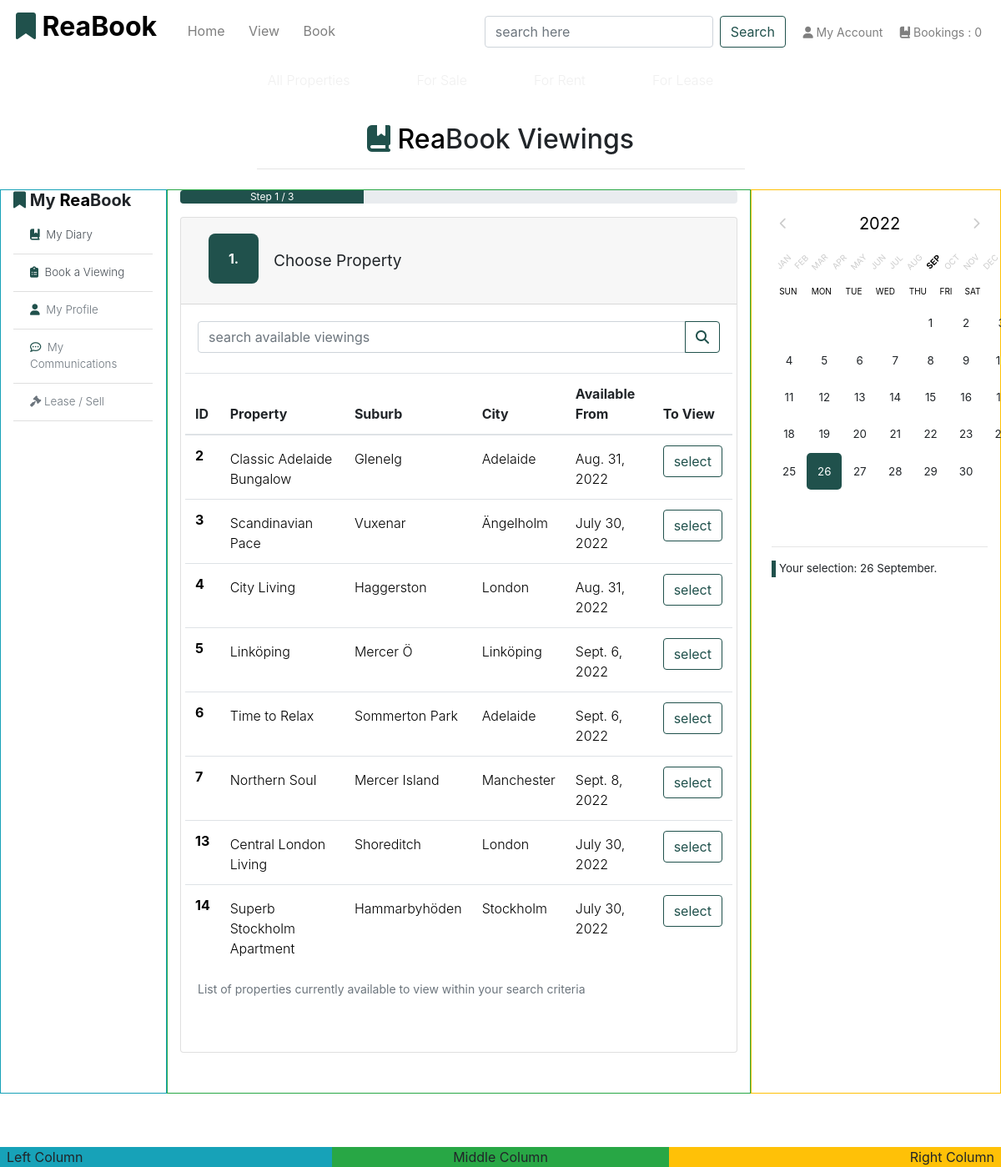
/book/ (signed in), run on an earlier commit of the app's database.
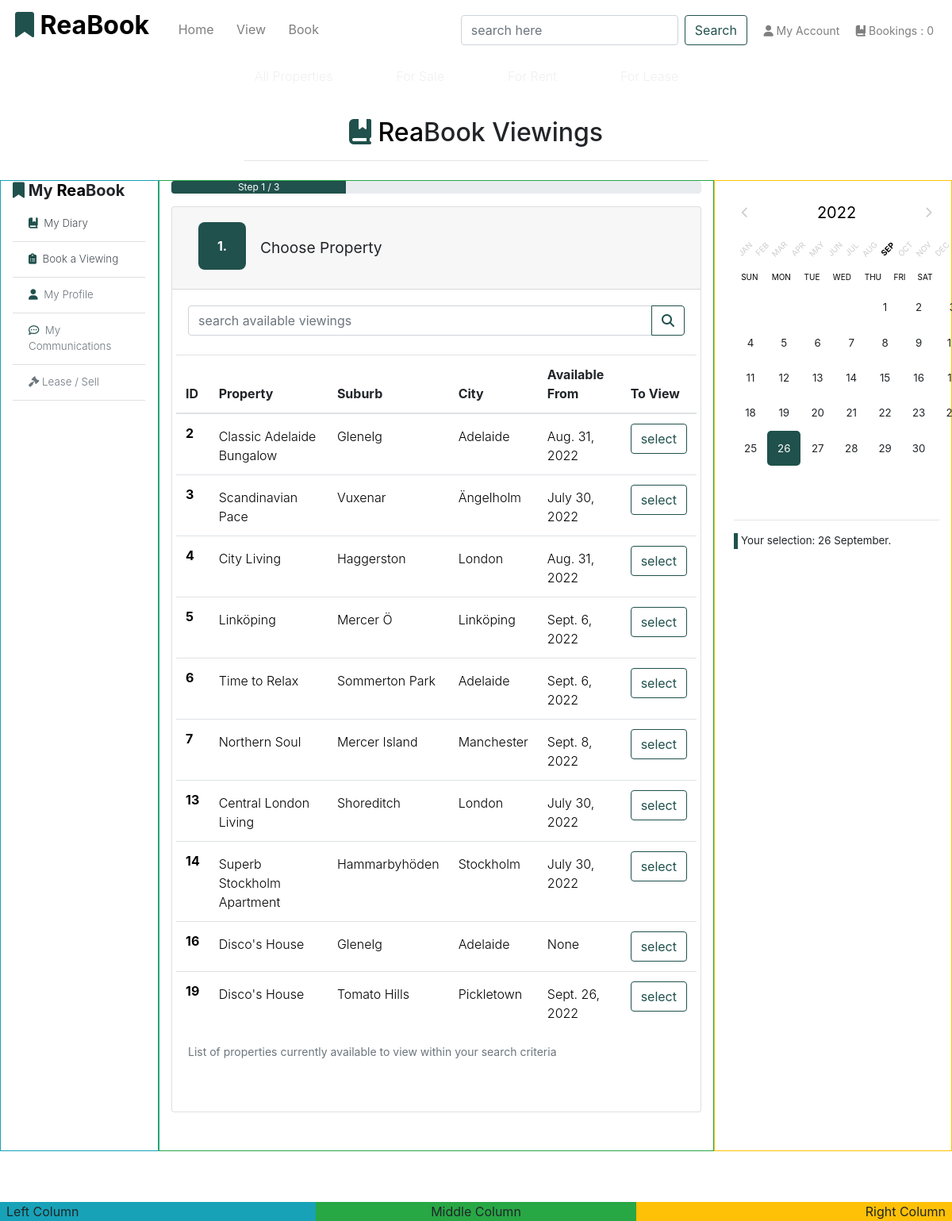
And on a later commit of the database.
### app_properties/models.py (models this page shows, shortened)
class Property(models.Model):
    realtor = models.ForeignKey(User, on_delete=models.CASCADE, blank=True, null=False, default=User)
    title_no = models.CharField(max_length=254)
    ribbon_feature = models.CharField(max_length=20, default="New Listing")
    name = models.CharField(max_length=30)
    category = models.ForeignKey(
        'Category', null=True, blank=True, on_delete=models.SET_NULL
        )
    sector = models.ForeignKey(
        'Sector', null=True, blank=True, on_delete=models.SET_NULL
        )
    sale_price = models.IntegerField(null=False, blank=True, default=0)
    rent_pw = models.IntegerField(null=False, blank=True, default=0)
    date_available = models.DateField(null=True, blank=True, auto_now_add=True)
    bedrooms = models.IntegerField(null=False, blank=False)
    bathrooms = models.IntegerField(null=False, blank=False)
    carports = models.IntegerField(null=False, blank=False)
    air_conditioning = models.IntegerField(null=False, blank=False)
    rating = models.DecimalField(
        max_digits=3, decimal_places=1, null=True, blank=True
        )
    description = models.TextField()
    main_image_url = models.URLField(max_length=1024, null=True, blank=True)
    main_image = models.ImageField(null=True, blank=True)
    bedroom_image = models.ImageField(null=True, blank=True)
    bath_image = models.ImageField(null=True, blank=True)
    kitchen_image = models.ImageField(null=True, blank=True)
    living_image = models.ImageField(null=True, blank=True)
    unit_no = models.IntegerField(null=True, blank=True)
    level = models.IntegerField(null=True, blank=True)
    house_no = models.IntegerField(null=True, blank=False, default="No.")
    street = models.CharField(max_length=70, default='')
    suburb = models.CharField(max_length=70, default='')
    city = models.CharField(max_length=40)
    state = models.CharField(max_length=40, null=True, blank=True)
    postcode = models.CharField(max_length=10)
    country = models.CharField(max_length=40, null=True, blank=True)
    land_area = models.IntegerField(null=True, blank=True)
    building_area = models.IntegerField(null=True, blank=True)
    build_date = models.DateField(null=True, blank=True)
    list_date = models.DateField(auto_now_add=True)
    list_duration = models.IntegerField(null=False, blank=False, default=30)
    owner_fname = models.CharField(max_length=254, null=True, blank=False)
    owner_lname = models.CharField(max_length=254, null=True, blank=False)
    viewings = models.BooleanField(default=False)
    available = models.BooleanField(default=False)
    class Meta:
        verbose_name_plural = 'Properties'
        get_latest_by = 'list_date'

### app_bookings/views.py (the view, shortened to what this page needs)
# urls.py: path('', views.choose_bookings, name='choose_bookings'),
def choose_bookings(request):
    properties = Property.objects.all() # noqa
    props_with_viewings = properties.filter(viewings=True)
    query = None
    context = {
        'properties': properties,
        'props_with_viewings': props_with_viewings,
        'search_term': query,
    }
    return render(request, 'book/search-viewings.html', context)

### app_bookings/templates/book/search-viewings.html (shortened to what the changed rows need)
{% extends 'base.html' %}
{% load static %}
{% block content %}
{% if user.is_authenticated %}
{% include 'includes/bookings-base.html' %}
<div class="row justify-content-center">
    <div class="col-md-12 text-center mb-md-5 h-100">
            <div class="w-100">
                <div class="card mt-3">
                    <div class="card-header" id="headingOne">
                        <h2 class="mb-0">
                            <button class="btn w-100">
                                <span class="accordion-number float-left">1.</span>
                                <span class="accordion-text-heading">Choose Property</span>
                            </button>
                        </h2>
                    </div>
                    <div>
                        <div class="card-body">
                            <div class="row mb-3 table-section">
                                <table class="table table-hover text-lg-left font-weight-light">
                                    <caption class="col-11"><small>List of properties currently available to view within your search criteria</small></caption>
                                    <thead>
                                        <tr>
                                            <th scope="col">ID</th>
                                            <th scope="col">Property</th>
                                            <th scope="col">Suburb</th>
                                            <th scope="col">City</th>
                                            <th scope="col">Available From</th>
                                            <th scope="col">To View</th>
                                        </tr>
                                    </thead>
                                    <tbody class="font-weight-light">
                                        {% for prop in props_with_viewings %}
                                        <tr>
                                            <th scope="row" class="row-hlink"><a
                                                    href="{% url 'property-detail' prop.id %}">{{ prop.id }}</a>
                                            </th>
                                            <td class="row-hlink pt-3">
                                                <a href="{% url 'property-detail' prop.id %}">{{ prop.name }}</a>
                                            </td>
                                            <td class="row-hlink pt-3">
                                                <a href="{% url 'property-detail' prop.id %}">{{ prop.suburb }}</a>
                                            </td>
                                            <td class="row-hlink pt-3">
                                                <a href="{% url 'property-detail' prop.id %}">{{ prop.city }}</a>
                                            </td>
                                            <td class="row-hlink pt-3">
                                                <a href="{% url 'property-detail' prop.id %}">{{ prop.date_available }}</a></td>
                                            <td class="row-hlink">
                                                <a href="{% url 'booking_detail' prop.id %}">
                                                    <button class="btn btn-outline-reabook my-lg-0 my-sm-0" type="submit">select</button>
                                                </a>
                                            </td>
                                        </tr>
                                        {% endfor %}
                                    </tbody>
                                </table>
                            </div>
                        </div>
                    </div>
                </div>
            </div>
    </div>
</div>
{% include 'includes/bookings-base-calendar.html' %}
{% else %}
    {% include 'includes/account-required.html' %}
{% endif %}
{% endblock %}

What changed in the data, as far as the page shows it:
added Property: id "16", name "Disco's House", suburb "Glenelg", city "Adelaide", date_available "None"
added Property: id "19", name "Disco's House", suburb "Tomato Hills", city "Pickletown", date_available "Sept. 26, 2022"
